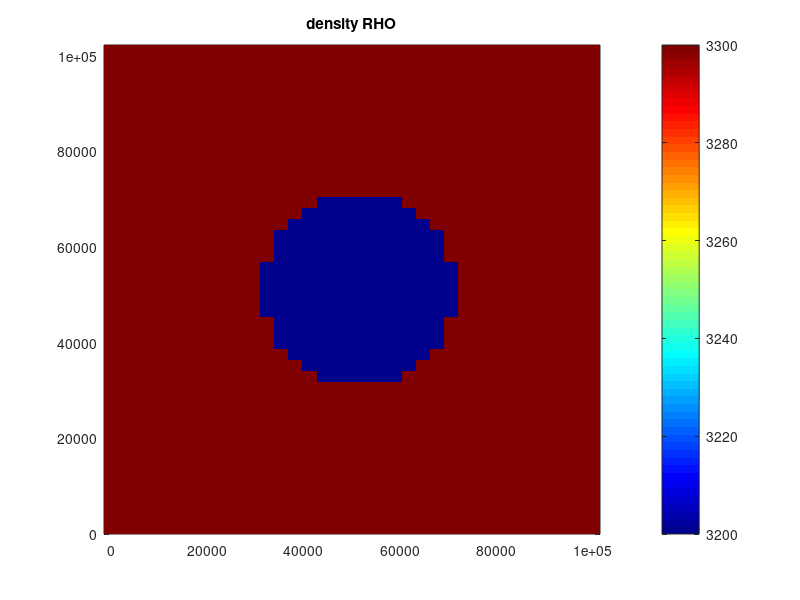
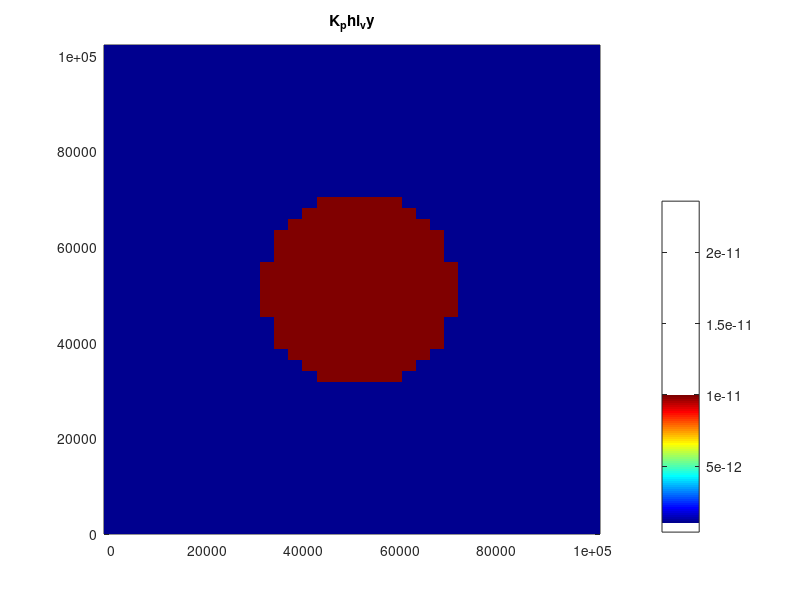
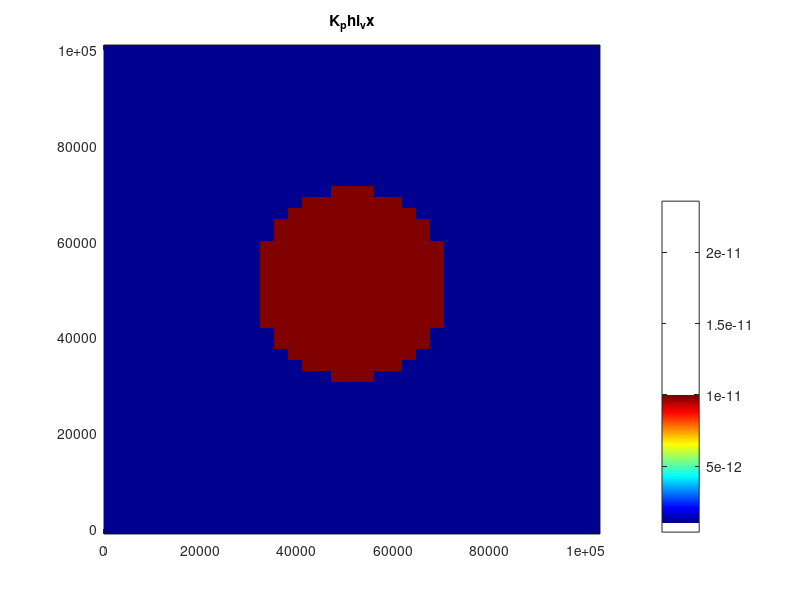
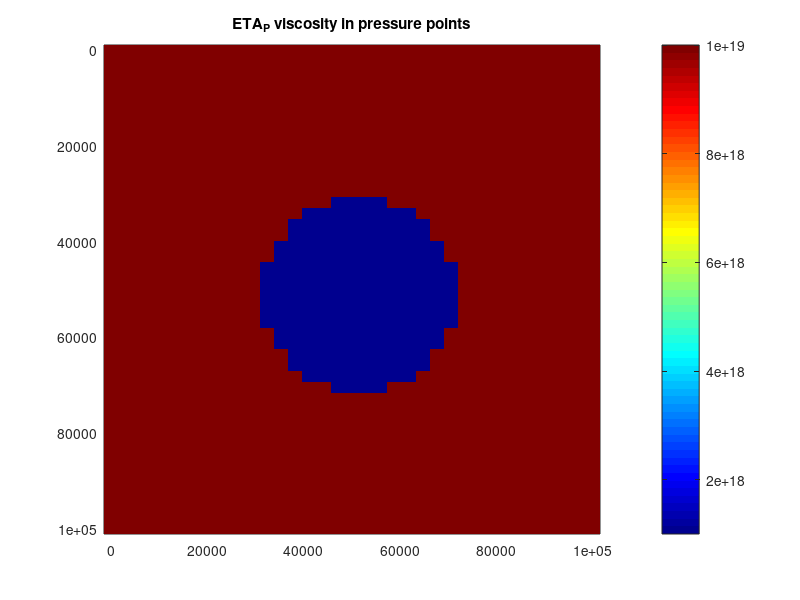

MATLAB code for these plots, in order:
% 0 clear memory and figures
clear all % memory
clf % figures


% DEFINE NUMERICAL MODEL
xsize = 100000; % horizontal, m
ysize = 100000; % vertical, m
Nx=35; % grid resolution in horizontal direction
Ny=45;% grid resolution in vertical direction
dx=xsize/(Nx-1); % horizontal grid step in m
dy=ysize/(Ny-1); % vertical grid step in m
x=0:dx:xsize+dx; % horizontal coordinates of grid points
y=0:dy:ysize+dy; % vertical coordinates of grid points
xp=-dx/2:dx:xsize+dx/2;
yp=-dy/2:dy:ysize+dy/2;
xvx=0:dx:xsize+dx;
yvx=-dy/2:dy:ysize+dy/2;
xvy=-dx/2:dx:xsize+dx/2;
yvy=0:dy:ysize+dy;
gy=10; % defining gravitational constant
r=20000; % defining radius of plume
BC_type=-1; % free slip=-1, no slip =1
RHOmelt=2500;
ETA_melt=10;



% RHO, K_PHI_VY defined in vy points
RHO = zeros(Ny+1, Nx+1);
K_phi_vy= zeros(Ny+1, Nx+1);
K_phi_vx= zeros(Ny+1, Nx+1);
ETA_phi= zeros(Ny+1, Nx+1);
ETA_B= zeros(Ny+1, Nx+1);
ETA_P= zeros(Ny+1, Nx+1);

for j=1:1:Nx+1
    for i=1:1:Ny+1
        radius1= sqrt(((xsize+dx)/2-(j-1)*dx)^2 + ((ysize)/2-dy*(i-1))^2); % radius for vy pts
        radius2= sqrt(((xsize+dx)/2-(j-1)*dx)^2 + ((ysize+dy)/2-dy*(i-1))^2); % radius for p pts
        radius3= sqrt(((xsize)/2-(j-1)*dx)^2 + ((ysize+dy)/2-dy*(i-1))^2);  % radius for vx pts
        radius4= sqrt((xsize/2-(j-1)*dx)^2 + (ysize/2-dy*(i-1))^2);  % radius for  basic nodal pts
        if (radius1>= r)
            RHO(i, j) = 3300; % density mantle
            K_phi_vy(i, j)=1e-12;
        else
            RHO(i, j) = 3200; % density inside the plume
            K_phi_vy(i, j)=1e-11;
        end
        if (radius2>= r)
            ETA_P(i, j) = 1E19; % viscosity outside the radius of the plume
            ETA_phi(i, j)=1e21;
        else
            ETA_P(i, j) = 1E18; % viscosity inside the plume
            ETA_phi(i, j)=1e20;
        end
        if (radius3>= r)
            K_phi_vx(i, j)=1e-12;
        else
            K_phi_vx(i, j)=1e-11;
        end
        if (radius4>= r)
            ETA_B(i, j) = 1E19; % viscosity outside the radius of the plume
        else
            ETA_B(i, j) = 1E18; % viscosity inside the plume
            %disp(ETA_B(i, j));
        end
    end
end


% 2 defining global matrices L and R

N=(Nx+1)*(Ny+1)*6; % total number of unknowns
L=sparse(N, N); % coeff in the left side of equations
R=zeros(N,1); % values for the right hand side of eqns


% 3 COMPOSING GLOBAL MATRICES
for j=1:1:Nx+1
    for i=1:1:Ny+1
        gp=((j-1)*(Ny+1)+i-1)*6+1;
        gvx=gp+1;
        gvy=gp+2;
        gpmelt=gp+3;
        gvxD=gp+4;
        gvyD=gp+5;

        % CONTINUITY EQUATION SOLID
        if (i==1 || j==1 || j==Nx+1 || i==Ny+1)
            L(gp, gp)=1;
            R(gp, 1)=0;
        elseif (i==2 && j==2)
            L(gp, gp)=1;
            R(gp, 1)=3.3E9;
        else
            L(gp, gvx-6*(Ny+1))=-1/dx;
            L(gp, gvx)=1/dx;
            L(gp, gvy-6)=-1/dy;
            L(gp, gvy)=1/dy;

            % NEW PART (p-pmelt)/eta_phi
            L(gp,gp)=1/ETA_phi(i, j);
            L(gp, gpmelt)=-1/ETA_phi(i, j);
            R(gp, 1)=0;
        end

        % x-stokes equation - bulk
        if (j==1 || j>=Nx)
            L(gvx, gvx)=1;
            R(gvx, 1)=0;
        elseif (i==1)
            L(gvx, gvx)=1;
            L(gvx, gvx+6)=BC_type;
            R(gvx, 1)=0;
        elseif (i==Ny+1)
            L(gvx, gvx)=1;
            L(gvx, gvx-6)=BC_type;
            R(gvx, 1)=0;
        else
            % vx velocities
            L(gvx, gvx-6*(Ny+1))=2*ETA_P(i, j)/dx^2;
            L(gvx, gvx-6)=ETA_B(i-1, j)/dy^2;
            L(gvx, gvx)=-2*(ETA_P(i, j)+ETA_P(i, j+1))/dx^2-(ETA_B(i-1, j)+ETA_B(i, j))/dy^2;
            L(gvx, gvx+6)=ETA_B(i, j)/dy^2;
            L(gvx, gvx+6*(Ny+1))=2*ETA_P(i, j+1)/dx^2;
            % vy velocities
            L(gvx, gvy-6)=ETA_B(i-1, j)/(dx*dy);
            L(gvx, gvy)=-ETA_B(i, j)/(dx*dy);
            L(gvx, gvy+6*Ny)=-ETA_B(i-1, j)/(dx*dy);
            L(gvx, gvy+6*(Ny+1))=ETA_B(i, j)/(dx*dy);
            % pressure
            L(gvx, gp)=1/dx;
            L(gvx, gp+6*(Ny+1))=-1/dx;
            % RHS
            R(gvx, 1)=0;
        end

        % y-stokes equation - bulk
        if (i==1 || i>=Ny)
            L(gvy, gvy)=1;
            R(gvy, 1)=0;
        elseif (j==1)
            L(gvy, gvy)=1;
            L(gvy, gvy+6*(Ny+1))=BC_type;
            R(gvy, 1)=0;
        elseif (j==Nx+1)
            L(gvy, gvy)=1;
            L(gvy, gvy-6*(Ny+1))=BC_type;
            R(gvy, 1)=0;
        else
            % vx velocities
            L(gvy, gvx-6*(Ny+1))=ETA_B(i, j-1)/(dx*dy);
            L(gvy, gvx-6*Ny)=-ETA_B(i, j-1)/(dx*dy);
            L(gvy, gvx)=-ETA_B(i, j)/(dx*dy);
            L(gvy, gvx+6)=ETA_B(i, j)/(dx*dy);
            % vy velocities
            L(gvy, gvy-6*(Ny+1))=ETA_B(i, j-1)/dx^2;
            L(gvy, gvy-6)=2*ETA_P(i, j)/dy^2;
            L(gvy, gvy)=-2*(ETA_P(i, j)+ETA_P(i+1, j))/dy^2-(ETA_B(i, j-1)+ETA_B(i, j))/dx^2;
            L(gvy, gvy+6)=2*ETA_P(i+1, j)/dy^2;
            L(gvy, gvy+6*(Ny+1))=ETA_B(i, j)/dx^2;
            % pressure
            L(gvy, gp)=1/dy;
            L(gvy, gp+6)=-1/dy;
            %RHS
            R(gvy, 1)=-RHO(i, j)*gy;
        end

        % CONTINUITY EQUATION MELT
        if(i==1 || j==1 || j==Nx+1 || i==Ny+1)
            L(gpmelt, gpmelt)=1;
            R(gpmelt, 1)=0;
        else
            L(gpmelt, gvxD-6*(Ny+1))=-1/dx;
            L(gpmelt, gvxD)=1/dx;
            L(gpmelt, gvyD-6)=-1/dy;
            L(gpmelt, gvyD)=1/dy;

            % NEW PART (p-pmelt)/eta_phi
            L(gpmelt,gp)=-1/ETA_phi(i, j);
            L(gpmelt, gpmelt)=1/ETA_phi(i, j);
            R(gpmelt, 1)=0;
        end

        % x-Darsy equation
        if (j==1 || j>=Nx)
            L(gvxD, gvxD)=1;
            R(gvxD, 1)=0;
        elseif (i==1)
            L(gvxD, gvxD)=1;
            L(gvxD, gvxD+6)=BC_type;
            R(gvxD, 1)=0;
        elseif (i==Ny+1)
            L(gvxD, gvxD)=1;
            L(gvxD, gvxD-6)=BC_type;
            R(gvxD, 1)=0;
        else
            % vxD velocities
            L(gvxD, gvxD)=ETA_melt/K_phi_vx(i, j);
            % pressure
            L(gvxD, gpmelt)=-1/dx;
            L(gvxD, gpmelt+6*(Ny+1))=1/dx;
            % RHS
            R(gvxD, 1)=0;
        end

        % y-Darsy equation - melt
        if (i==1 || i>=Ny)
            L(gvyD, gvyD)=1;
            R(gvyD, 1)=0;
        elseif (j==1)
            L(gvyD, gvyD)=1;
            L(gvyD, gvyD+6*(Ny+1))=BC_type;
            R(gvyD, 1)=0;
        elseif (j==Nx+1)
            L(gvyD, gvyD)=1;
            L(gvyD, gvyD-6*(Ny+1))=BC_type;
            R(gvyD, 1)=0;
        else
            % vyD velocities
            L(gvyD, gvyD)=ETA_melt/K_phi_vy(i, j);
            % pressure
            L(gvyD, gpmelt)=-1/dy;
            L(gvyD, gpmelt+6)=1/dy;
            %RHS
            R(gvyD, 1)=RHOmelt*gy;
        end
    end
end


% 4 solve matrices
S=L\R;


% 5 reload solution into vx, vy, p
p=zeros(Ny+1, Nx+1);
pmelt=zeros(Ny+1, Nx+1);
vx=zeros(Ny+1, Nx+1);
vxD=zeros(Ny+1, Nx+1);
vy=zeros(Ny+1, Nx+1);
vyD=zeros(Ny+1, Nx+1);% define empty geometrical arrays
for j=1:1:Nx+1 % from 1 with step 1
    for i=1:1:Ny+1
        % define global index of the current equation S
        gp=((j-1)*(Ny+1)+i-1)*6+1;
        gvx=gp+1;
        gvy=gp+2;
        gpmelt=gp+3;
        gvxD=gp+4;
        gvyD=gp+5;
        % reload S(gp) => p, vx, vy, pmelt, vxD, vyD(i, j)
        p(i, j)= S(gp);
        pmelt(i, j)=S(gpmelt);
        vx(i, j)= S(gvx);
        vxD(i, j)=S(gvxD);
        vy(i, j)= S(gvy);
        vyD(i, j)=S(gvyD);
    end
end


figure(1); clf
pcolor(xvy, yvy, RHO);
title('density RHO')
colormap('Jet')
shading flat
colorbar

figure(2); clf
pcolor(xvy, yvy, K_phi_vy);
title('K_phi_vy')
colormap('Jet')
shading flat
colorbar

figure(3); clf
pcolor(xvx, yvx, K_phi_vx);
title('K_phi_vx')
colormap('Jet')
shading flat
colorbar

figure(4); clf
pcolor(xp, yp, ETA_P) ; colormap('Jet')
title('ETA_P viscosity in pressure points')
shading flat
colorbar
axis ij

figure(5); clf
pcolor(x, y, ETA_B) ; colormap('Jet')
title('ETA_B viscosity in basic nodal points')
shading flat
colorbar
axis ij

figure(6); clf
pcolor(xp, yp, ETA_phi) ; colormap('Jet')
title('ETA_phi viscosity in basic nodal points')
shading flat
colorbar
axis ij


figure(7); clf
pcolor(xp, yp, p) ; colormap('Jet')
title('pressure p')
shading flat
colorbar
axis ij

figure(8); clf
pcolor(xvx, yvx, vx) ; colormap('Jet')
title('vx velocity')
shading flat
colorbar
axis ij

figure(9); clf
pcolor(xvy, yvy, vy) ; colormap('Jet')
title('vy velocity')
shading flat
colorbar
axis ij

figure(10); clf
pcolor(xp, yp, pmelt) ; colormap('Jet')
title('pressure pmelt')
shading flat
colorbar
axis ij

figure(11); clf
pcolor(xvx, yvx, vxD) ; colormap('Jet')
title('vxD velocity')
shading flat
colorbar
axis ij

figure(12); clf
pcolor(xvy, yvy, vyD) ; colormap('Jet')
title('vyD velocity')
shading flat
colorbar
axis ij

figure(13); clf
pcolor(xp, yp,p- pmelt) ; colormap('Jet')
title('pressure difference p- pmelt')
shading flat
colorbar
axis ij

% reference values
disp(p(7, 5));
disp(vx(7, 5));
disp(vy(7, 5));
disp(pmelt(7, 5));
disp(vxD(7, 5));
disp(vyD(7, 5));